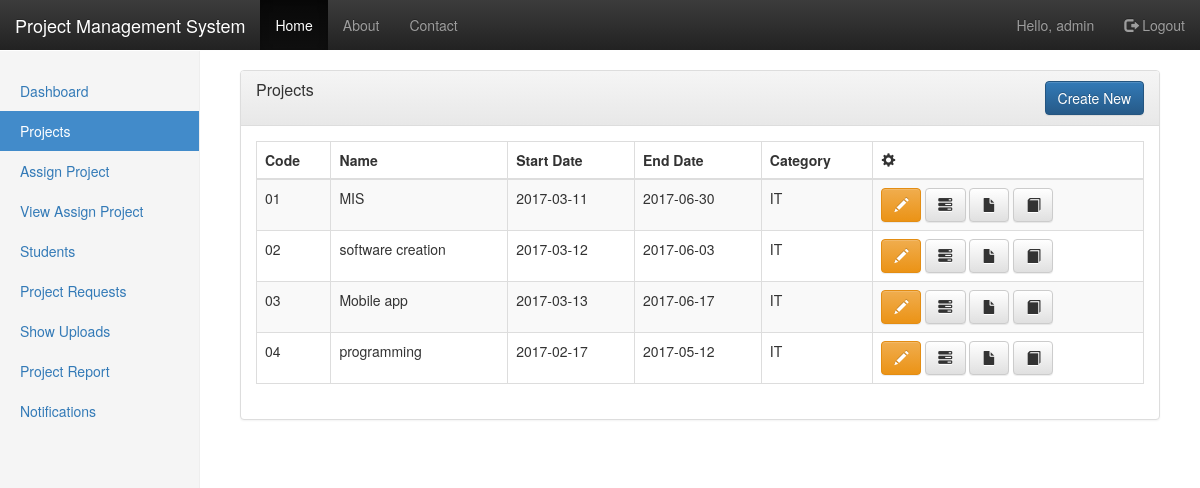
Page /adminProjects.php (signed in) on the committed database.
### tables this page shows
CREATE TABLE projects (
  id int NOT NULL PRIMARY KEY AUTO_INCREMENT,
  code varchar(10) NOT NULL,
  name varchar(50) NOT NULL,
  description text NOT NULL,
  start_date date NOT NULL,
  end_date date NOT NULL,
  created_by int NOT NULL,
  category_id int NOT NULL,
  FOREIGN KEY (created_by)
      REFERENCES users(id)
      ON UPDATE CASCADE ON DELETE RESTRICT,
  FOREIGN KEY (category_id)
      REFERENCES categories(id)
      ON UPDATE CASCADE ON DELETE RESTRICT
);

CREATE TABLE categories (
  id int NOT NULL PRIMARY KEY,
  category varchar(25) NOT NULL
);

### includes/functions.php (called while the page is built, shortened)
<?php
function find_all_projects_by_userId($userId) {
    global $connection;
    $query = "SELECT projects.*,categories.category ";
    $query .= "FROM projects ";
    $query .= "INNER JOIN categories on projects.category_id=categories.id ";
    $query .= "WHERE projects.created_by=$userId";
    $project_set = mysqli_query($connection, $query);
    return $project_set;
}
?>

### adminProjects.php (the view, shortened to what this page needs)
<?php
$this_page = 'Projects';
require_once ("includes/dbConnect.php");
require_once ("includes/functions.php");
$userId = $_SESSION ['user_id'];
$project_set = find_all_projects_by_userId($userId);
?>
<!DOCTYPE html>
<html lang="en">
    <?php require_once ("includes/layout/head.php"); ?>
    <body>
        <?php require_once ("includes/layout/nav.php"); ?>
        <div class="container-fluid">
            <div class="row">
                <div class="col-md-2 sidebar">
                    <?php require_once ("includes/layout/sidebar.php"); ?>
                </div>
                <div class="col-md-10 col-md-offset-2 main">
                    <div class="panel panel-default">
                        <div class="panel-heading">
                            <div class="row">
                                <div class="col-md-6">
                                    <h3 class="panel-title"><?php echo $this_page ?></h3>
                                </div>
                                <div class="col-md-6 text-right">
                                    <a href="createProject.php" class="btn btn-primary">Create New</a>
                                </div>
                            </div>
                        </div>
                        <div class="panel-body">
                            <table
                                class="table table-striped table-bordered">
                                <thead>
                                    <tr>
                                        <th>Code</th>
                                        <th>Name</th>
                                        <th>Start Date</th>
                                        <th>End Date</th>
                                        <th>Category</th>
                                        <th align="center"><i class="glyphicon glyphicon-cog"></i></th>
                                    </tr>
                                </thead>
                                <?php while ($project = mysqli_fetch_assoc($project_set)) { ?>
                                    <tr>
                                        <td><?php echo $project['code'] ?></td>
                                        <td><?php echo $project['name'] ?></td>
                                        <td><?php echo $project['start_date'] ?></td>
                                        <td><?php echo $project['end_date'] ?></td>
                                        <td><?php echo $project['category'] ?></td>
                                        <td>
                                            <a href="editProject.php?projectId=<?php echo urlencode($project["id"]) ?>" class="btn btn-warning" data-toggle="tooltip" title="Edit">
                                                <i class="glyphicon glyphicon-pencil"></i>
                                            </a>
                                            <a href="assignProject.php?projectId=<?php echo urlencode($project["id"]) ?>" class="btn btn-default" data-toggle="tooltip" title="Assign">
                                                <i class="glyphicon glyphicon-tasks"></i>
                                            </a>
                                            <a href="showUploads.php?projectId=<?php echo urlencode($project["id"]) ?>" class="btn btn-default" data-toggle="tooltip" title="Show Upload">
                                                <i class="glyphicon glyphicon-file"></i>
                                            </a>
                                            <a href="report.php?projectId=<?php echo urlencode($project["id"]) ?>" class="btn btn-default" data-toggle="tooltip" title="See Report">
                                                <i class="glyphicon glyphicon-book"></i>
                                            </a>
                                        </td>
                                    </tr>
                                <?php } ?>
                            </table>
                        </div>
                    </div>
                </div>
            </div>
        </div>
    </body>
</html>

### css/styles.css (style rules this page uses)
body { padding-top: 50px; }
.sidebar { display: none; }
@media (min-width: 768px) { .sidebar { position: fixed; top: 51px; bottom: 0; left: 0; z-index: 1000; display: block; padding: 20px; overflow-x: hidden; overflow-y: auto; background-color: #f5f5f5; border-right: 1px solid #eee; } }
.main { padding: 20px; }
@media (min-width: 768px) { .main { padding-right: 40px; padding-left: 40px; } }

### rows in the picture
projects: code "01", name "MIS", start_date "2017-03-11", end_date "2017-06-30", category.category "IT"
projects: code "02", name "software creation", start_date "2017-03-12", end_date "2017-06-03", category.category "IT"
projects: code "03", name "Mobile app", start_date "2017-03-13", end_date "2017-06-17", category.category "IT"
projects: code "04", name "programming", start_date "2017-02-17", end_date "2017-05-12", category.category "IT"

### other values in the picture
$_SESSION["username"] "admin"
$this_page "Projects"
